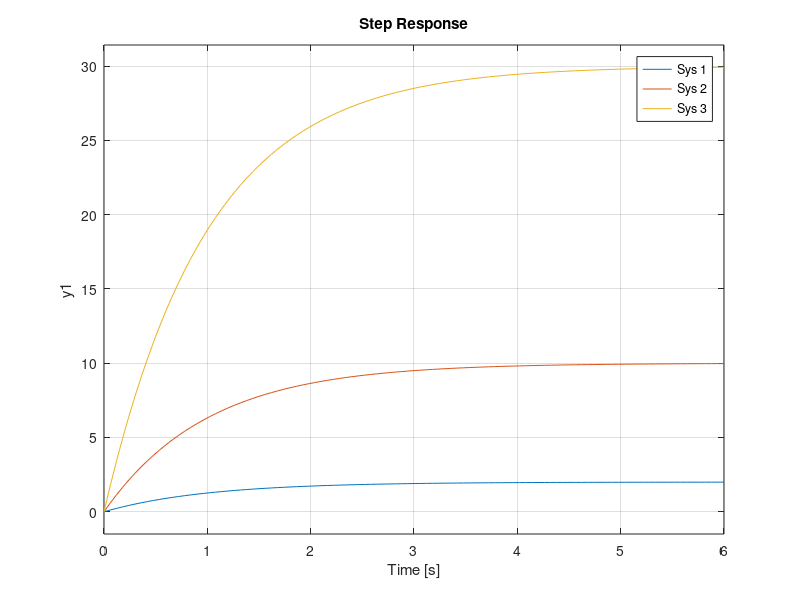
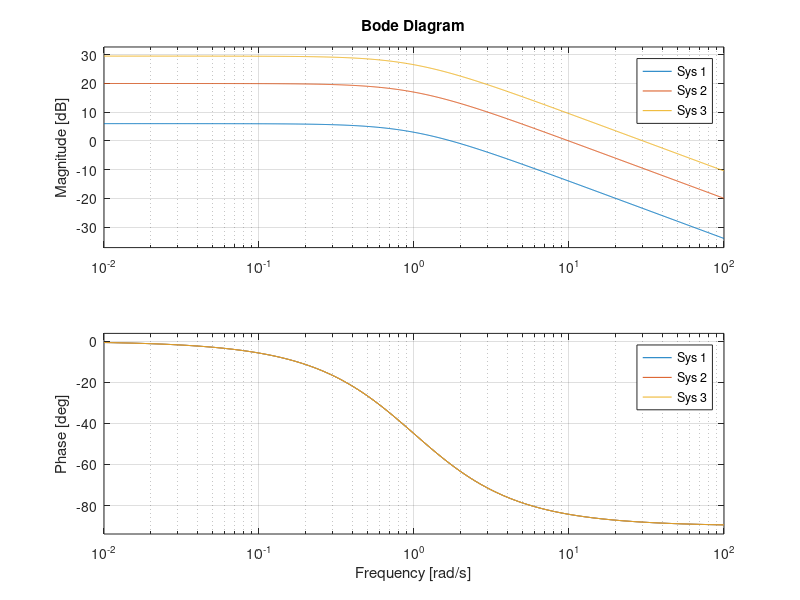
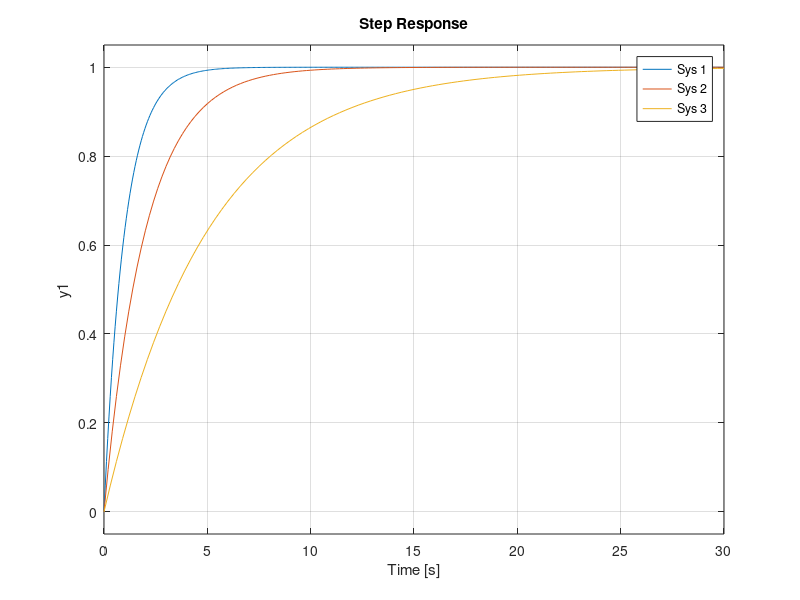
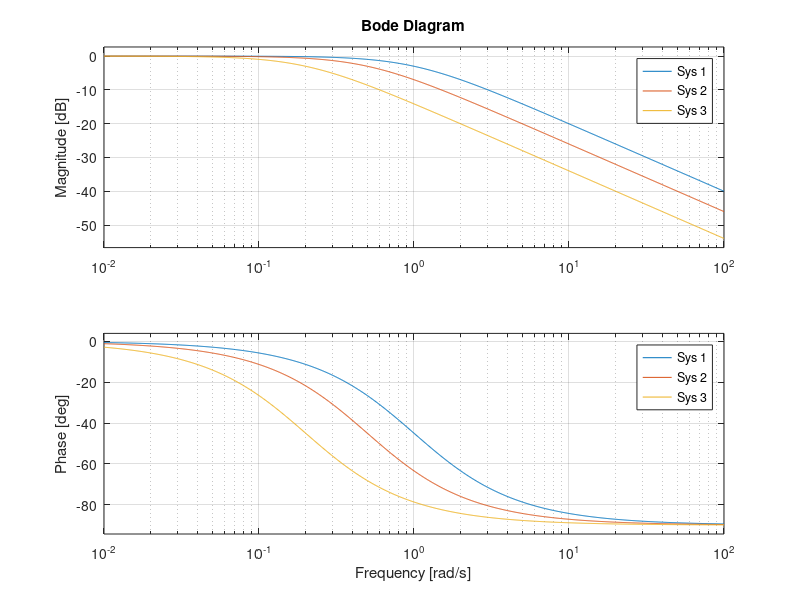

MATLAB code to generate these figures, in order:
% ELEN90055 2011 Workshop 1

clear all

s = tf([1 0], 1);
fig = 1;

%%%%%%%%%%%%%%%%%%%%%%%%%%%%%%%%%%%%%%%%%%%%%%%%%%%%%%%%%%%%%%%%%%%%%%

% tf: K/(tau*s + 1)

K = [2, 10, 30];
tau = [1, 2, 5];

for i = 1:length(K)
    sys{i} = K(i)/(s + 1);
end

figure(fig)
fig = fig + 1;
step(sys{1}, sys{2}, sys{3})
grid on

figure(fig)
fig = fig + 1;
bode(sys{1}, sys{2}, sys{3})
grid on

for i = 1:length(tau)
    sys{i} = 1/(tau(i)*s + 1);
end

figure(fig)
fig = fig + 1;
step(sys{1}, sys{2}, sys{3})
grid on

figure(fig)
fig = fig + 1;
bode(sys{1}, sys{2}, sys{3})
grid on

%%%%%%%%%%%%%%%%%%%%%%%%%%%%%%%%%%%%%%%%%%%%%%%%%%%%%%%%%%%%%%%%%%%%%%

% tf: omg^2/(s^2 + 2*\psi*omg*s + omg^2)


psi = [0.01, 0.1, 0.9];
omg = [10, 12, 15];

for i = 1:length(psi)
    sys{i} = 1/(s^2 + 2*psi(i)*s + 1);
end

figure(fig)
fig = fig + 1;
step(sys{1}, sys{2}, sys{3}, 20)
grid on

figure(fig)
fig = fig + 1;
bode(sys{1}, sys{2}, sys{3})
grid on

for i = 1:length(omg)
    sys{i} = omg(i)^2/(s^2 + 2*0.02*omg(i)*s + omg(i)^2);
end

figure(fig)
fig = fig + 1;
step(sys{1}, sys{2}, sys{3}, 2)
grid on

figure(fig)
fig = fig + 1;
bode(sys{1}, sys{2}, sys{3})
grid on

%%%%%%%%%%%%%%%%%%%%%%%%%%%%%%%%%%%%%%%%%%%%%%%%%%%%%%%%%%%%%%%%%%%%%%

% tf: (a*s + 1)/(s + 1)^2

a = [0.1, 2, 10];

for i = 1:length(a)
    sys{i} = (a(i)*s + 1)/(s + 1)^2;
end

figure(fig)
fig = fig + 1;
step(sys{1}, sys{2}, sys{3})
grid on

figure(fig)
fig = fig + 1;
bode(sys{1}, sys{2}, sys{3})
grid on

%%%%%%%%%%%%%%%%%%%%%%%%%%%%%%%%%%%%%%%%%%%%%%%%%%%%%%%%%%%%%%%%%%%%%%

% tf: (-a*s + 1)/(s + 1)^2

a = [0.1, 1, 10];

for i = 1:length(a)
    sys{i} = (-a(i)*s + 1)/(s + 1)^2;
end

figure(fig)
fig = fig + 1;
step(sys{1}, sys{2}, sys{3})
grid on

figure(fig)
fig = fig + 1;
bode(sys{1}, sys{2}, sys{3})
grid on

%%%%%%%%%%%%%%%%%%%%%%%%%%%%%%%%%%%%%%%%%%%%%%%%%%%%%%%%%%%%%%%%%%%%%%
%%%%%%%%%%%%%%%%%%%%%%%%%%%%%%%%%%%%%%%%%%%%%%%%%%%%%%%%%%%%%%%%%%%%%%

% Step response of forward- and reverse-driving vehicle steering system

figure(fig)
fig = fig + 1;
step((s+1)/s/(0.1*s + 1), '--', (-s+1)/s/(0.1*s + 1), 4)
grid on
ylabel('Lateral velocity')
h = findobj(gcf,'type','line');